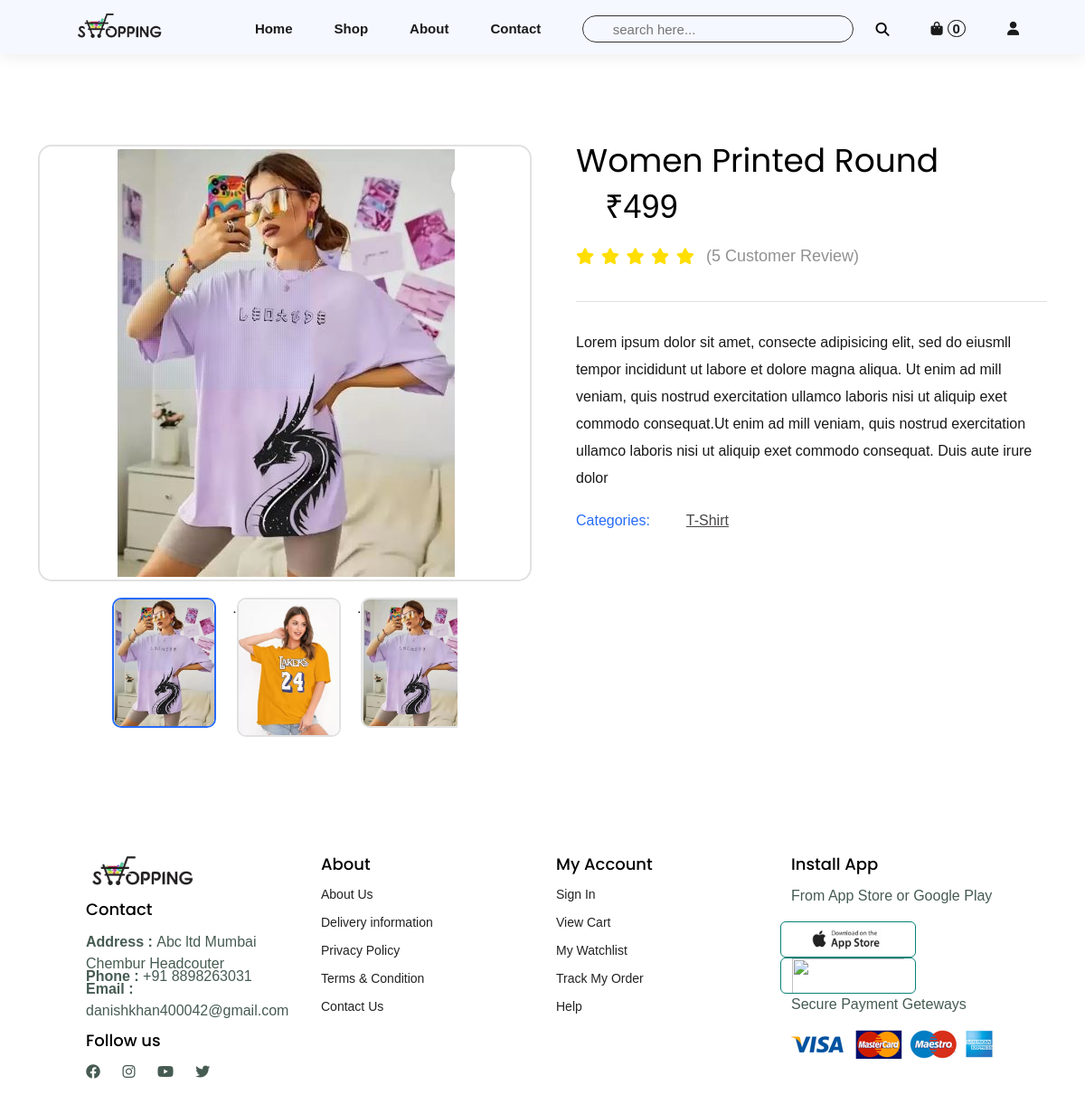
The app's page /product/4 with its own data.
### store/models.py (models this page shows, shortened)
class Images(models.Model):
    image = models.ImageField(upload_to="media/products/")
    product = models.ForeignKey(Product, on_delete=models.CASCADE)

class Product(models.Model):
    image = models.ImageField(upload_to="media/products/")
    name = models.CharField(max_length=50)
    price = models.IntegerField()
    filter_Price = models.ForeignKey(Filter_Price,on_delete=models.CASCADE,default=0)
    categories = models.ForeignKey(Categories,on_delete=models.CASCADE,default=0)
    brands = models.ForeignKey(Brands,on_delete=models.CASCADE,default=0)

class Categories(models.Model):
    name = models.CharField(max_length=200)
    def __str__(s):
        return s.name

### store/views.py (the view)
# urls.py: path("product/<str:id>",v.product_details),
def product_details(request, id):
    prod = Product.objects.filter(id=id).first
    context = {
        'prod': prod
    }
    return render(request, "single_product.html", context)

### store/templates/single_product.html (shortened to what this page needs)
{% extends 'master.html' %}
{% block content %}
<div class="product-details-area pt-100px pb-100px">
  <div class="container">
    <div class="row">
      <div class="col-lg-6 col-sm-12 col-xs-12 mb-lm-30px mb-md-30px mb-sm-30px">
        <div class="swiper-container zoom-top">
          <div class="swiper-wrapper">
          {% for i in prod.images_set.all %}
            <div class="swiper-slide">
              <img class="img-responsive m-auto" src="/{{i.image}}" alt="">
            </div>
            {% endfor %}
          </div>
        </div>
        <div class="swiper-container mt-20px zoom-thumbs slider-nav-style-1 small-nav">
          <div class="swiper-wrapper">
            {% for i in prod.images_set.all %}
            <div class="swiper-slide">
              <img class="img-responsive m-auto" src="/{{i.image}}" alt="">
            </div>.
            {% endfor %}
          </div>
        </div>
      </div>
      <div class="col-lg-6 col-sm-12 col-xs-12" data-aos="fade-up" data-aos-delay="200">
        <div class="product-details-content quickview-content ml-25px">
          <h2>{{prod.name}}</h2>
          <div class="pricing-meta">
            <ul class="d-flex">
              <li class="new-price">₹{{prod.price}}</li>
            </ul>
          </div>
          <div class="pro-details-rating-wrap">
            <div class="rating-product">
              <i class="fa fa-star"></i>
              <i class="fa fa-star"></i>
              <i class="fa fa-star"></i>
              <i class="fa fa-star"></i>
              <i class="fa fa-star"></i>
            </div>
            <span class="read-review"><a class="reviews" href="#">(5 Customer Review)</a></span>
          </div>
          <p class="mt-30px">Lorem ipsum dolor sit amet, consecte adipisicing elit, sed do eiusmll tempor incididunt ut
            labore et dolore magna aliqua. Ut enim ad mill veniam, quis nostrud exercitation ullamco laboris nisi ut
            aliquip exet commodo consequat.Ut enim ad mill veniam, quis nostrud exercitation ullamco laboris nisi ut
            aliquip exet commodo consequat. Duis aute irure dolor</p>
          <div class="pro-details-categories-info pro-details-same-style d-flex m-0">
            <span>Categories: </span>
            <ul class="d-flex">
              <li>
                <a href="#">{{prod.categories}}</a>
              </li>
            </ul>
          </div>
        </div>
      </div>
    </div>
  </div>
</div>
{% endblock %}

### store/static/css/style.css (style rules this page uses)
* { margin: 0; padding: 0; box-sizing: border-box; font-family: 'Spartan', sans-serif; }
h2 { font-size: 50px; line-height: 64px; color: #222; }
p { font-size: 16px; color: #465b52; margin: 15px 0 20px 0; }
body { width: 100%; }

### records on screen
Images: image (picture)
Images: image (picture)
Images: image (picture)
Product: name "Women Printed Round", price "499", categories "T-Shirt"

### other values on screen
{{ request.session.cart|length }} "0"
